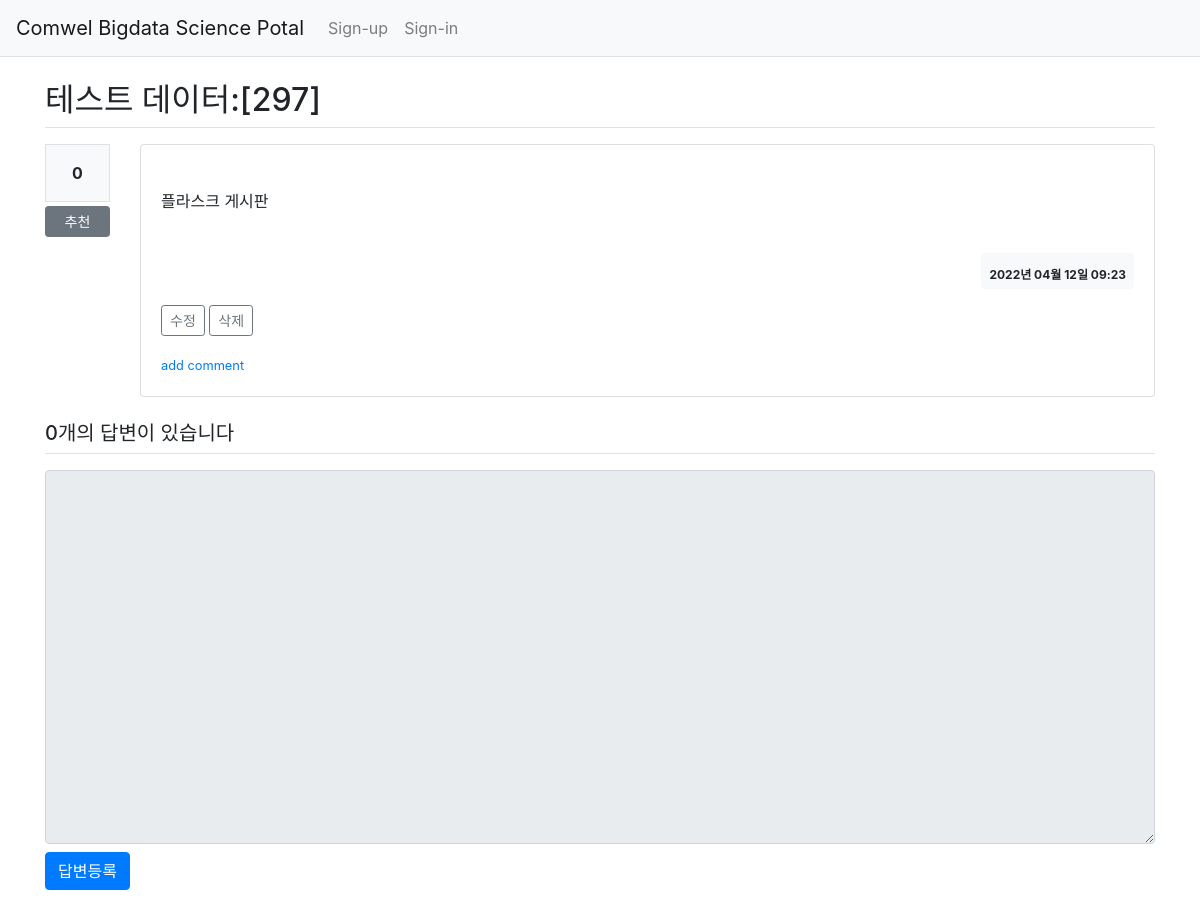
/question/detail/300/, run on the app's committed database.
### pybo/models.py (models this page shows)
class Question(db.Model):
    id = db.Column(db.Integer, primary_key=True)
    subject = db.Column(db.String(200), nullable=False)
    content = db.Column(db.Text(), nullable=False)
    create_date = db.Column(db.DateTime(), nullable=False)
    user_id = db.Column(db.Integer, db.ForeignKey('user.id', ondelete='CASCADE'), nullable=False)
    user = db.relationship('User', backref=db.backref('question_set'))
    modify_date = db.Column(db.DateTime(), nullable=True)
    voter = db.relationship('User', secondary=question_voter,
                            backref=db.backref('question_voter_set'))

### pybo/views/question_views.py (the view)
@bp.route('/detail/<int:question_id>/')
def detail(question_id):
    form = AnswerForm()
    question = Question.query.get_or_404(question_id)
    return render_template('question/question_detail.html', question=question, form=form)

### pybo/forms.py
class AnswerForm(FlaskForm):
    content = TextAreaField('내용', validators=[DataRequired('내용은 필수 입력입니다')])

### pybo/filter.py (called while the page is built)
def format_datetime(value, fmt='%Y년 %m월 %d일 %H:%M'):
    return value.strftime(fmt)

### pybo/views/auth_views.py (called while the page is built)
@bp.before_app_request
def load_logged_in_user():
    user_id = session.get('user_id')
    if user_id is None:
        g.user = None
    else:
        g.user = User.query.get(user_id)

### pybo/templates/question/question_detail.html (shortened to what this page needs)
{% extends 'base.html' %}
{% block content %}
<div class="container my-3">
    <h2 class="border-bottom py-2">{{ question.subject }}</h2>
    <div class="row my-3">
        <div class="col-1">
            <div class="bg-light text-center p-3 border font-weight-bolder mb-1">
                {{ question.voter|length }}
            </div>
            <a href="#" data-uri="{{ url_for('vote.question', question_id=question.id ) }}"
               class="recommend btn btn-sm btn-secondary btn-block my-1">추천</a>
        </div>
        <div class="col-11">
            <div class="card">
                <div class="card-body">
                    <div class="card-text" style="white-space: pre-line;">
                        {{ question.content|markdown }}
                    </div>
                    <div class="d-flex justify-content-end">
                        <div class="badge badge-light p-2 text-left">
                            <div>{{ question.create_date|datetime }}</div>
                        </div>
                    </div>
                    {% if g.user == question.user %}
                    <div class="my-3">
                        <a href="{{ url_for('question.modify', question_id=question.id) }}"
                           class="btn btn-sm btn-outline-secondary">수정</a>
                        <a href="#" data-uri="{{ url_for('question.delete', question_id=question.id) }}"
                           class="delete btn btn-sm btn-outline-secondary">삭제</a>
                    </div>
                    {% endif %}
                    <a href="{{ url_for('comment.create_question', question_id=question.id) }}" class="small"> add
                        comment </a>
                </div>
            </div>
        </div>
    </div>
    <h5 class="border-bottom my-3 py-2">{{ question.answer_set|length }}개의 답변이 있습니다</h5>
    <form action="{{ url_for('answer.create', question_id=question.id) }}" method="post" class="my-3">
        <div class="form-group">
            <textarea {% if not g.user %} disabled {% endif %} name="content" id="content" rows="15"
                      class="form-control my-2"></textarea>
            <input type="submit" value="답변등록" class="btn btn-primary">
        </div>
    </form>
</div>
{% endblock %}

### data on the page
Question: subject "테스트 데이터:[297]", content "플라스크 게시판", create_date "2022년 04월 12일 09:23"

### other printed values
{{ question.voter|length }} "0"
{{ question.answer_set|length }} "0"
